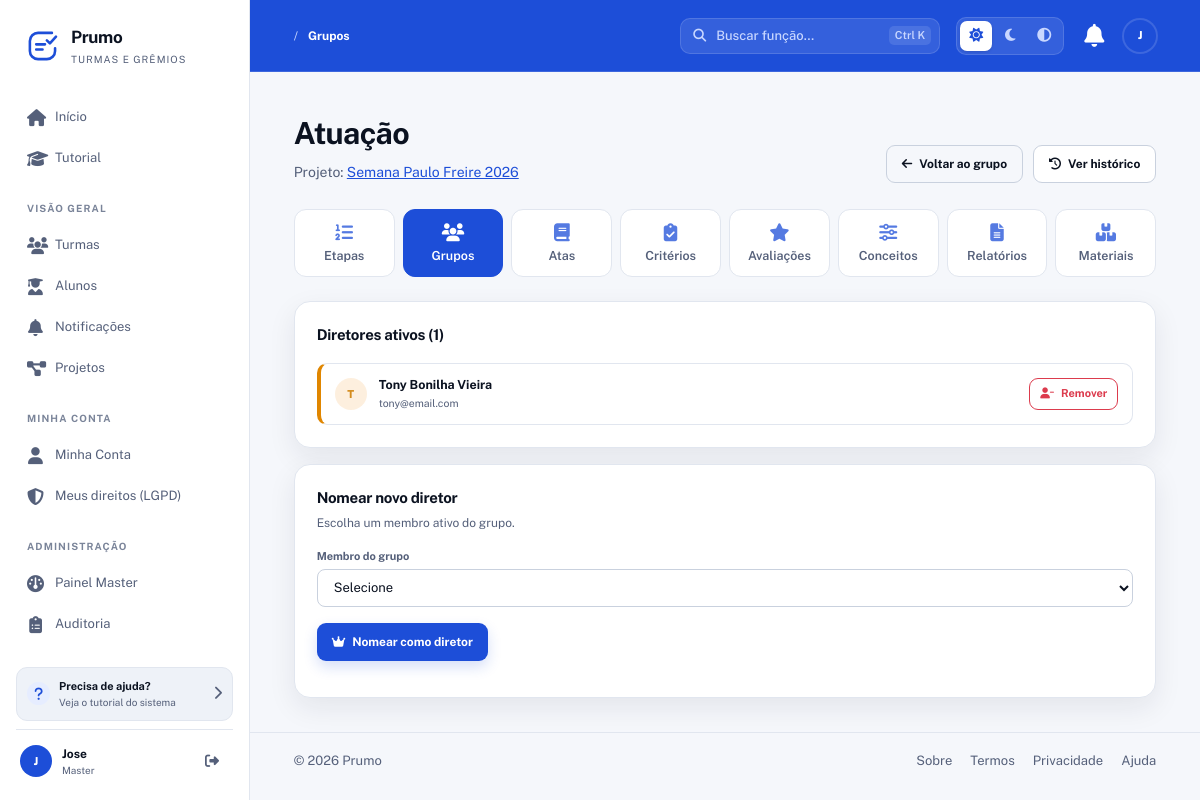
Screenshot of /Prumo/grupos/10/diretores (signed in) with the database file from the repository.
### tables this page shows
CREATE TABLE grupos (
  id INT AUTO_INCREMENT PRIMARY KEY,
  projeto_id INT NOT NULL,
  nome VARCHAR(150) NOT NULL,
  modo_avaliacao_grupo ENUM('individual','coletiva') DEFAULT 'individual',
  modo_avaliacao_por ENUM('diretor','representante','pares','autoavaliacao','misto') DEFAULT 'diretor',
  created_at TIMESTAMP DEFAULT CURRENT_TIMESTAMP,
  updated_at TIMESTAMP DEFAULT CURRENT_TIMESTAMP ON UPDATE CURRENT_TIMESTAMP,
  FOREIGN KEY (projeto_id) REFERENCES projetos(id) ON DELETE CASCADE,
  INDEX idx_grupos_projeto (projeto_id)
);

CREATE TABLE projetos (
  id INT AUTO_INCREMENT PRIMARY KEY,
  turma_id INT NOT NULL,
  nome VARCHAR(150) NOT NULL,
  descricao TEXT DEFAULT NULL,
  prazo DATE DEFAULT NULL,
  modo_avaliacao ENUM('etapa','cronograma') DEFAULT 'cronograma',
  encerrado TINYINT(1) DEFAULT 0,
  encerrado_em DATETIME DEFAULT NULL,
  encerrado_por INT DEFAULT NULL,
  created_at TIMESTAMP DEFAULT CURRENT_TIMESTAMP,
  updated_at TIMESTAMP DEFAULT CURRENT_TIMESTAMP ON UPDATE CURRENT_TIMESTAMP,
  FOREIGN KEY (turma_id) REFERENCES turmas(id) ON DELETE CASCADE,
  FOREIGN KEY (encerrado_por) REFERENCES usuarios(id) ON DELETE SET NULL,
  INDEX idx_projetos_turma (turma_id),
  INDEX idx_projetos_encerrado (encerrado)
);

CREATE TABLE grupo_diretores (
  id INT AUTO_INCREMENT PRIMARY KEY,
  grupo_id INT NOT NULL,
  usuario_id INT DEFAULT NULL,
  ativo TINYINT(1) DEFAULT 1,
  nomeado_por INT DEFAULT NULL,
  nomeado_em TIMESTAMP DEFAULT CURRENT_TIMESTAMP,
  removido_por INT DEFAULT NULL,
  removido_em DATETIME DEFAULT NULL,
  FOREIGN KEY (grupo_id) REFERENCES grupos(id) ON DELETE CASCADE,
  FOREIGN KEY (usuario_id) REFERENCES usuarios(id) ON DELETE SET NULL,
  FOREIGN KEY (nomeado_por) REFERENCES usuarios(id) ON DELETE SET NULL,
  FOREIGN KEY (removido_por) REFERENCES usuarios(id) ON DELETE SET NULL,
  INDEX idx_gd_grupo_ativo (grupo_id, ativo),
  INDEX idx_gd_usuario (usuario_id),
  INDEX idx_gd_ativo (ativo)
);

CREATE TABLE usuarios (
  id INT AUTO_INCREMENT PRIMARY KEY,
  nome VARCHAR(150) NOT NULL,
  email VARCHAR(150) NOT NULL UNIQUE,
  senha VARCHAR(255) NOT NULL,
  tipo ENUM('aluno','master') NOT NULL DEFAULT 'aluno',
  telefone VARCHAR(20) DEFAULT NULL,
  data_nascimento DATE DEFAULT NULL,
  email_confirmado TINYINT(1) NOT NULL DEFAULT 0,
  email_token VARCHAR(255) DEFAULT NULL,
  email_token_expira DATETIME DEFAULT NULL,
  primeiro_login TINYINT(1) NOT NULL DEFAULT 1,
  ativo TINYINT(1) NOT NULL DEFAULT 1,
  lgpd_aceito TINYINT(1) NOT NULL DEFAULT 0,
  lgpd_data DATETIME DEFAULT NULL,
  ultimo_acesso DATETIME DEFAULT NULL,
  created_at TIMESTAMP DEFAULT CURRENT_TIMESTAMP,
  updated_at TIMESTAMP DEFAULT CURRENT_TIMESTAMP ON UPDATE CURRENT_TIMESTAMP,
  INDEX idx_usuarios_email (email),
  INDEX idx_usuarios_tipo (tipo),
  INDEX idx_usuarios_ativo (ativo)
);

### app/Controllers/DiretorController.php (called while the page is built, shortened)
<?php
require_once __DIR__ . '/../Core/App.php';
require_once __DIR__ . '/../Models/Projeto.php';
require_once __DIR__ . '/../Models/Grupo.php';
class DiretorController
{
    private Projeto      $projeto;
    private Grupo        $grupo;
    private GrupoAluno   $membro;
    private GrupoDiretor $diretor;
    public function __construct()
    {
        $this->projeto = new Projeto();
        $this->grupo   = new Grupo();
        $this->membro  = new GrupoAluno();
        $this->diretor = new GrupoDiretor();
    }
    public function gerenciar(int $grupoId)
    {
        $grupo = $this->grupo->porId($grupoId);
        $projeto = $this->projeto->porId((int) $grupo['projeto_id']);
        $this->render('diretores/gerenciar', [
            'grupo'      => $grupo,
            'projeto'    => $projeto,
            'diretores'  => $this->diretor->listarAtivos($grupoId),
            'membros'    => $this->membro->listarAtivos($grupoId),
            'podeEditar' => !$projeto['encerrado'],
        ]);
    }
    private function render(string $view, array $dados = []): void
    {
        extract($dados);
        require __DIR__ . '/../Views/' . $view . '.php';
    }
}

### app/Core/Router.php (called while the page is built, shortened)
<?php
require_once __DIR__ . '/App.php';
class Router
{
    private $routes = ['GET' => [], 'POST' => []];
    public function get($uri, $action, $roles = [])
    {
        $this->routes['GET'][$uri] = ['action' => $action, 'roles' => $roles];
    }
    public function post($uri, $action, $roles = [])
    {
        $this->routes['POST'][$uri] = ['action' => $action, 'roles' => $roles];
    }
    public function dispatch($requestUri)
    {
        $path     = parse_url($requestUri, PHP_URL_PATH);
        $basePath = App::getBasePath();
        if ($basePath && strpos($path, $basePath) === 0) {
            $path = substr($path, strlen($basePath));
        }
        $method = $_SERVER['REQUEST_METHOD'];
        $route  = $this->routes[$method][$path] ?? null;
        $params = [];
        if (!$route) {
            foreach ($this->routes[$method] as $routePath => $routeData) {
                if (str_contains($routePath, '{')) {
                    $pattern = preg_replace('#\{[a-zA-Z0-9_]+\}#', '([a-zA-Z0-9_\-\.]+)', $routePath);
                    $pattern = "#^" . $pattern . "$#";
                    if (preg_match($pattern, $path, $matches)) {
                        array_shift($matches);
                        $route  = $routeData;
                        $params = $matches;
                        break;
                    }
                }
            }
        }
        $action = $route['action'];
        [$controller, $methodName] = explode('@', $action);
        $controllerInstance = new $controller();
        $controllerInstance->$methodName(...$params);
    }
}

### public/index.php (called while the page is built, shortened)
<?php
require_once __DIR__ . '/../app/Core/App.php';
require_once __DIR__ . '/../app/Config/database.php';
require_once __DIR__ . '/../app/Core/Router.php';
$router = new Router();
$router->dispatch($_SERVER['REQUEST_URI']);

### app/Config/database.php (called while the page is built, shortened)
<?php
require_once __DIR__ . '/../Core/App.php';
class Database
{
    private static $connection = null;
    public static function getConnection()
    {
        if (self::$connection === null) {
            try {
                $host = App::get('DB_HOST', '127.0.0.1');
                $dbname = App::get('DB_NAME', 'ProjetoBase');
                $user = App::get('DB_USER', 'root');
                $pass = App::get('DB_PASS', '');
                $port = App::get('DB_PORT', '3306');
                if (strpos($host, ':') !== false) {
                    $dsn = "mysql:host={$host};dbname={$dbname};charset=utf8";
                } else {
                    $dsn = "mysql:host={$host};port={$port};dbname={$dbname};charset=utf8";
                }
                self::$connection = new PDO(
                    $dsn,
                    $user,
                    $pass,
                    [
                        PDO::ATTR_ERRMODE => PDO::ERRMODE_EXCEPTION,
                        PDO::ATTR_DEFAULT_FETCH_MODE => PDO::FETCH_ASSOC,
                        PDO::ATTR_EMULATE_PREPARES => false
                    ]
                );
            } catch (PDOException $e) {
                error_log("Erro de conexão com o banco: " . $e->getMessage());
                throw new Exception("Erro de conexão com o banco de dados: " . $e->getMessage());
            }
        }
        return self::$connection;
    }
}

### app/Core/Model.php (called while the page is built, shortened)
<?php
require_once __DIR__ . '/../Config/database.php';
class Model
{
    public function __construct()
    {
        $this->conn = Database::getConnection();
    }
}

### app/Models/Grupo.php (called while the page is built, shortened)
<?php
require_once __DIR__ . '/../Core/Model.php';
class Grupo extends Model
{
    public function porId(int $id): ?array
    {
        $stmt = $this->conn->prepare("
            SELECT g.*, p.nome AS projeto_nome, p.turma_id,
                   t.nome AS turma_nome, p.encerrado AS projeto_encerrado
            FROM grupos g
            INNER JOIN projetos p ON p.id = g.projeto_id
            INNER JOIN turmas t ON t.id = p.turma_id
            WHERE g.id = ? LIMIT 1
        ");
        $stmt->execute([$id]);
        return $stmt->fetch(PDO::FETCH_ASSOC) ?: null;
    }
}

### app/Core/App.php (called while the page is built, shortened)
<?php
class App
{
    private static $config = null;
    public static function init()
    {
        if (self::$config === null) {
            $envFile = __DIR__ . '/../../.env';
            self::$config = parse_ini_file($envFile);
        }
    }
    public static function get($key, $default = null)
    {
        return self::$config[$key] ?? $_ENV[$key] ?? $default;
    }
    public static function getName()
    {
        return self::get('APP_NAME', 'ProjetoBase');
    }
    public static function getBasePath()
    {
        return self::get('APP_BASE_PATH', '/' . self::getName());
    }
}

### app/Models/Projeto.php (called while the page is built, shortened)
<?php
require_once __DIR__ . '/../Core/Model.php';
class Projeto extends Model
{
    public function porId(int $id): ?array
    {
        $stmt = $this->conn->prepare("
            SELECT p.*, t.nome AS turma_nome, t.codigo_acesso AS turma_codigo,
                   u.nome AS encerrado_por_nome
            FROM projetos p
            INNER JOIN turmas t ON t.id = p.turma_id
            LEFT JOIN usuarios u ON u.id = p.encerrado_por
            WHERE p.id = ? LIMIT 1
        ");
        $stmt->execute([$id]);
        return $stmt->fetch(PDO::FETCH_ASSOC) ?: null;
    }
}

### app/Models/GrupoDiretor.php (called while the page is built, shortened)
<?php
require_once __DIR__ . '/../Core/Model.php';
class GrupoDiretor extends Model
{
    public function listarAtivos(int $grupoId): array
    {
        $stmt = $this->conn->prepare("
            SELECT gd.id, gd.usuario_id, gd.nomeado_em, u.nome, u.email
            FROM grupo_diretores gd
            INNER JOIN usuarios u ON u.id = gd.usuario_id
            WHERE gd.grupo_id = ? AND gd.ativo = 1
            ORDER BY gd.nomeado_em ASC
        ");
        $stmt->execute([$grupoId]);
        return $stmt->fetchAll(PDO::FETCH_ASSOC);
    }
}

### app/Views/diretores/gerenciar.php (the view, shortened to what this page needs)
<?php
require_once __DIR__ . '/../layouts/header.php';
require_once __DIR__ . '/../layouts/nav.php';
?>
<section class="hero-section">
    <div>
        <h1><?= h($grupo['nome']) ?></h1>
        <p class="hero-subtitle">
            Projeto: <a href="<?= $basePath ?>/projetos/<?= (int) $projeto['id'] ?>"><?= h($projeto['nome']) ?></a>
        </p>
    </div>
    <div class="hero-actions">
        <a class="button button-ghost" href="<?= $basePath ?>/grupos/<?= (int) $grupo['id'] ?>">
            <i class="fas fa-arrow-left"></i> Voltar ao grupo
        </a>
        <a class="button button-secondary" href="<?= $basePath ?>/grupos/<?= (int) $grupo['id'] ?>/diretores/historico">
            <i class="fas fa-history"></i> Ver histórico
        </a>
    </div>
</section>
<?php require __DIR__ . '/../projetos/_nav.php'; ?>
<section class="panel mb-16">
    <div class="panel-header">
        <div>
            <h2>Diretores ativos (<?= count($diretores) ?>)</h2>
        </div>
    </div>
    <?php if (empty($diretores)): ?>
        <p class="text-muted">Nenhum diretor nomeado.</p>
    <?php else: ?>
        <div class="diretores-lista">
            <?php foreach ($diretores as $d): ?>
                <div class="diretor-item">
                    <span class="avatar"><?= strtoupper(substr($d['nome'], 0, 1)) ?></span>
                    <div class="diretor-info">
                        <strong><?= h($d['nome']) ?></strong>
                        <small><?= h($d['email']) ?></small>
                    </div>
                    <?php if ($podeEditar): ?>
                        <form method="POST" action="<?= $basePath ?>/grupos/<?= (int) $grupo['id'] ?>/diretores/remover">
                            <button type="submit" class="button small btn-outline-danger"
                                    onclick="return confirm('Remover este diretor? Avaliações antigas continuam existindo. Atas pendentes serão reatribuídas.')">
                                <i class="fas fa-user-minus"></i> Remover
                            </button>
                        </form>
                    <?php endif; ?>
                </div>
            <?php endforeach; ?>
        </div>
    <?php endif; ?>
</section>
<?php if ($podeEditar): ?>
    <?php
    $ativosIds = array_map(fn($d) => (int) $d['usuario_id'], $diretores);
    $candidatos = array_filter($membros, fn($m) => !in_array((int) $m['usuario_id'], $ativosIds, true));
    ?>
    <section class="panel">
        <div class="panel-header">
            <div>
                <h2>Nomear novo diretor</h2>
                <p>Escolha um membro ativo do grupo.</p>
            </div>
        </div>
        <?php if (empty($candidatos)): ?>
            <p class="text-muted">
                Nenhum membro disponível para nomear (todos já são diretores ou o grupo não tem membros).
            </p>
        <?php else: ?>
            <form method="POST" action="<?= $basePath ?>/grupos/<?= (int) $grupo['id'] ?>/diretores/nomear">
                <label class="field-label">Membro do grupo</label>
                <select name="usuario_id" class="field" required>
                    <option value="">Selecione</option>
                </select>
                <p class="mt-16">
                    <button type="submit" class="button button-primary">
                        <i class="fas fa-crown"></i> Nomear como diretor
                    </button>
                </p>
            </form>
        <?php endif; ?>
    </section>
<?php endif; ?>
<?php require_once __DIR__ . '/../layouts/footer.php'; ?>

### rows the page displays
grupos: nome "Atuação"
projetos: nome "Semana Paulo Freire 2026"
grupo_diretores: usuario.nome "T", usuario.nome "Tony Bonilha Vieira", usuario.email "tony@email.com"

### other values shown
$appName "Prumo"
$label "Início"
$label "Tutorial"
$secao "VISÃO GERAL"
$label "Turmas"
$label "Alunos"
$label "Notificações"
$label "Projetos"
$secao "MINHA CONTA"
$label "Minha Conta"
$label "Meus direitos (LGPD)"
$secao "ADMINISTRAÇÃO"
$label "Painel Master"
$label "Auditoria"
$iniciais "J"
